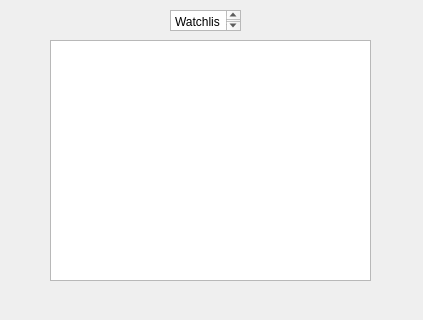
<?xml version="1.0" encoding="UTF-8"?>
<ui version="4.0">
 <class>Watchlist_Widget</class>
 <widget class="QWidget" name="Watchlist_Widget">
  <property name="geometry">
   <rect>
    <x>0</x>
    <y>0</y>
    <width>423</width>
    <height>320</height>
   </rect>
  </property>
  <property name="windowTitle">
   <string>Form</string>
  </property>
  <widget class="QListView" name="listView">
   <property name="geometry">
    <rect>
     <x>50</x>
     <y>40</y>
     <width>321</width>
     <height>241</height>
    </rect>
   </property>
  </widget>
  <widget class="QPlainTextEdit" name="plainTextEdit">
   <property name="geometry">
    <rect>
     <x>170</x>
     <y>10</y>
     <width>71</width>
     <height>21</height>
    </rect>
   </property>
   <property name="plainText">
    <string>Watchlist</string>
   </property>
  </widget>
 </widget>
 <resources/>
 <connections/>
</ui>
